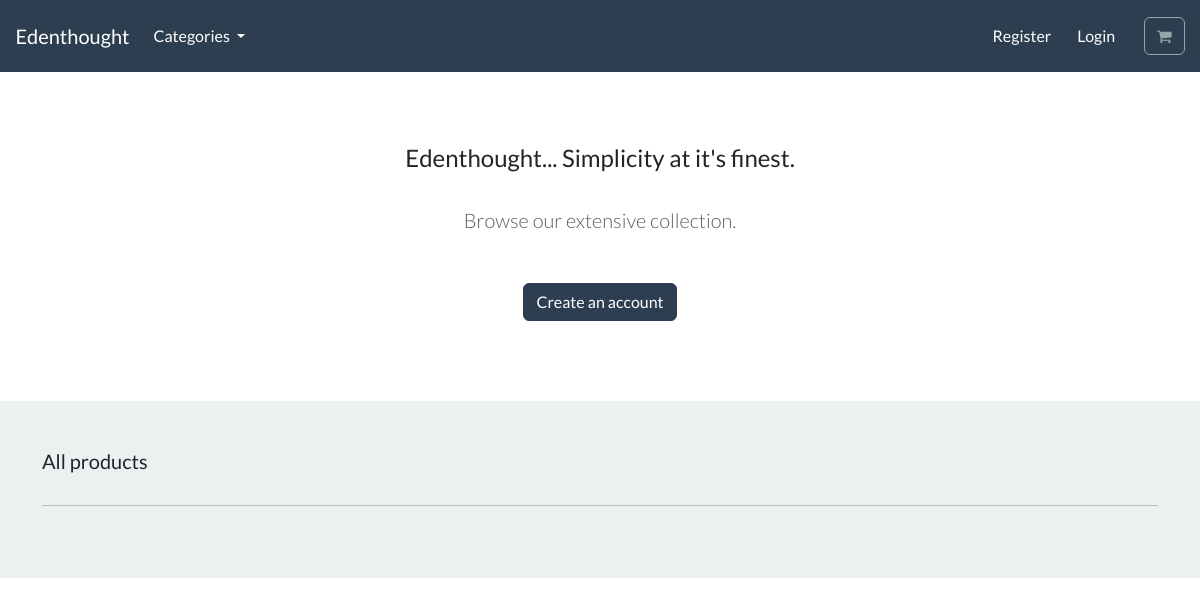
The app's page /, older data.
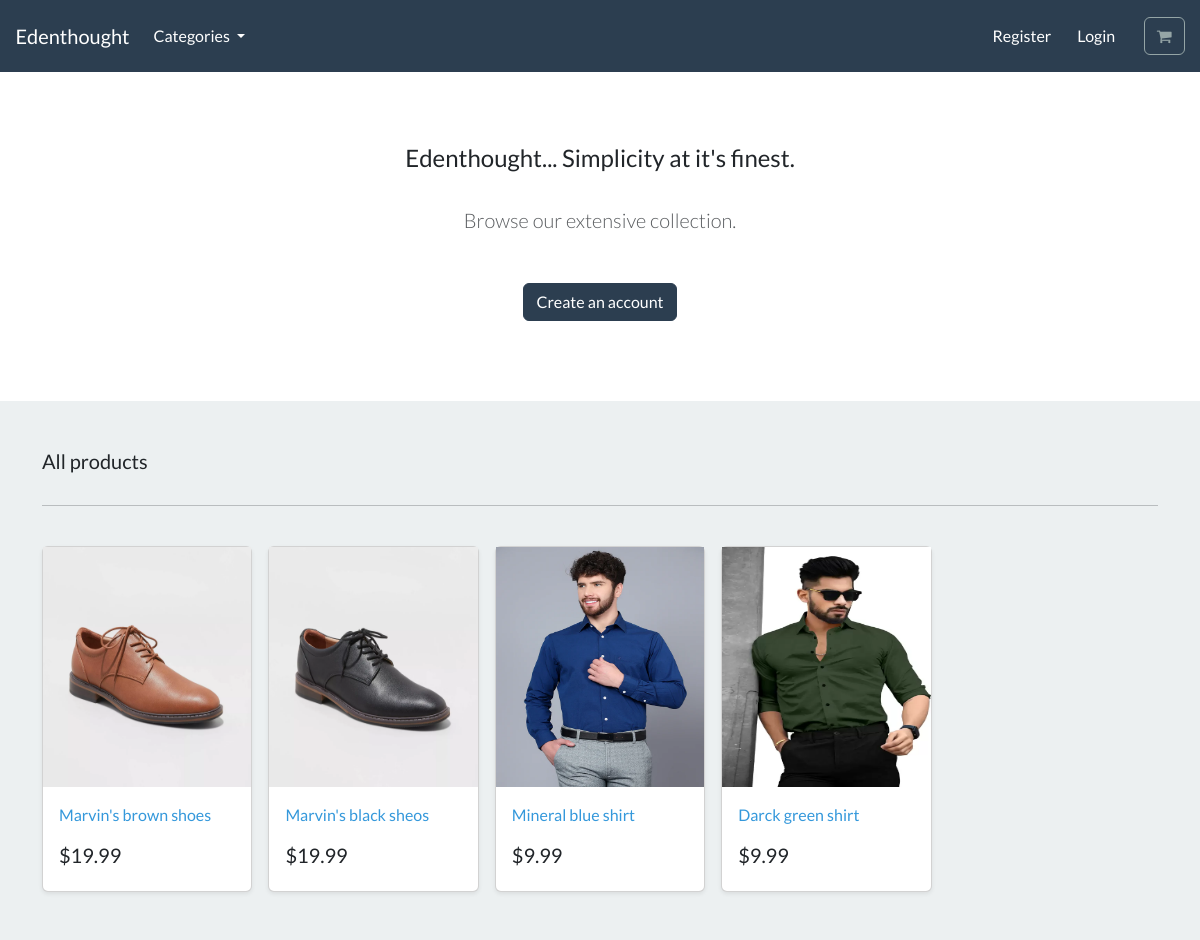
The same page, newer data.
### store/models.py (models this page shows, shortened)
class Product(models.Model):
  category = models.ForeignKey(Category, related_name='product' ,on_delete=models.CASCADE,null=True)
  title = models.CharField(max_length=250)
  brand = models.CharField(max_length=250 , default='un-branded')
  description = models.TextField(blank=True )
  slug = models.SlugField(max_length=255)
  price = models.DecimalField(max_digits=4, decimal_places=2)
  image = models.ImageField(upload_to='images/')
  class Meta:
    verbose_name_plural = 'products'
  def get_absolute_url(self):
      return reverse('product-info', args={self.slug})

### store/views.py (the view)
# urls.py: path('', include('store.urls')),
def store(request):
  all_products = Product.objects.all()
  context = {'my_products':all_products }
  return render(request, 'store/store.html', context)

### cart/context_processors.py (called while the page is built)
def cart(request):
  return { 'cart': Cart(request)}

### store/models.py (called while the page is built)
  def get_absolute_url(self):
    return reverse('list-category', args={self.slug})

### store/views.py (called while the page is built)
def categories(request):
  all_categories = Category.objects.all()
  return{'all_categories': all_categories}

### store/templates/store/store.html
{% extends "./base.html" %} {% load static %} {% block content %}
<section class="py-4 text-center container">
  <div class="row py-lg-5">
    <div class="col-lg-6 col-md-8 mx-auto">
      <h4>Edenthought... Simplicity at it's finest.</h4>
      <br />
      <p class="lead text-muted">Browse our extensive collection.</p>
      <br />
      <a href="#" class="btn btn-primary my-2"> Create an account </a>
    </div>
  </div>
</section>
<div class="album py-5 bg-light">
  <div class="container">
    <div class="pb-3 h5">All products</div>
    <hr />
    <br />
    <div class="row row-cols-1 row-cols-sm-2 row-cols-md-5 g-3">
      {% for product in my_products %}
        <div class="col">
          <div class="card shadow-sm">
            <img style="height:240px" class="img-fluid" alt="Responsive image"  src="{{product.image.url}}" />
            <div class="card-body">
              <p class="card-text">
                <a class="text-info text-decoration-none" href="{{product.get_absolute_url}}">{{ product.title | capfirst }}</a>
              </p>
              <div class="d-flex justify-content-between align-items-center">
                <h5> ${{ product.price }}</h5>
              </div>
            </div>
          </div>
        </div>
      {% endfor %}
    </div>
  </div>
</div>
{% endblock %}

### store/templates/store/base.html (shortened to what this page needs)
{% load static %}
<!DOCTYPE html>
<html>
  <head>
    <link
      rel="stylesheet"
      href="https://bootswatch.com/5/flatly/bootstrap.min.css"
    />
    <link
      rel="stylesheet"
      href="https://cdnjs.cloudflare.com/ajax/libs/font-awesome/4.7.0/css/font-awesome.min.css"
    />
  </head>
  <nav class="navbar navbar-expand-lg bg-primary justify-content-center">
    <a class="navbar-brand main-heading text-white" href="{% url 'store' %}">
      &nbsp; &nbsp; Edenthought
    </a>
    <div class="collapse navbar-collapse" id="navbarCollapse">
      <ul class="navbar-nav me-auto mb-2 mb-md-0">
        <li class="nav-item dropdown">
          <a
            class="nav-link dropdown-toggle text-white"
            href="#"
            id="navbarDropdown"
            role="button"
            data-bs-toggle="dropdown"
            aria-expanded="false"
          >
            Categories
          </a>
        </li>
      </ul>
    </div>
    <div class="collapse navbar-collapse text-center" id="navbarNavDropdown">
      <ul class="navbar-nav ms-auto">
        <li class="nav-item">
          <a class="btn btn-alert navbar-btn text-white" type="button" href="/">
            Register
          </a>
        </li>
        <li class="nav-item">
          <a class="btn btn-alert navbar-btn text-white" type="button" href="/">
            Login
          </a>
        </li>
        <li class="nav-item">
          <a
            type="button"
            role="button"
            href="{% url 'cart-summary' %}"
            class="btn btn-outline-secondary"
          >
            <i class="fa fa-shopping-cart" aria-hidden="true"> </i>
          </a>
        </li>
      </ul>
    </div>
  </nav>
  <body>
    {% block content %} {% endblock %}
  </body>
</html>

Row changes from the older to the newer data that the page shows:
added Product: image (picture), title "Marvin's brown shoes", price "19.99"
added Product: image (picture), title "Marvin's black sheos", price "19.99"
added Product: image (picture), title "Mineral blue shirt", price "9.99"
added Product: image (picture), title "Darck green shirt", price "9.99"
